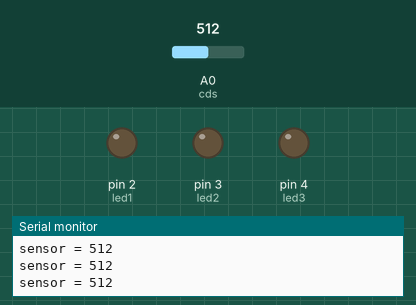
Recording of a sketch running on a simulated Arduino Uno, built with avr-gcc and run on an emulated ATmega328P. On the bench: output pins drawn as LEDs (lit = HIGH), the last lines printed to the serial monitor. The inputs (shaded band) are chosen by the test bench; at power-on: A0 (cds) = 512.

Above: at 1.2 s.
1.3 s: A0 (cds) set to 484
At 2.3 s:
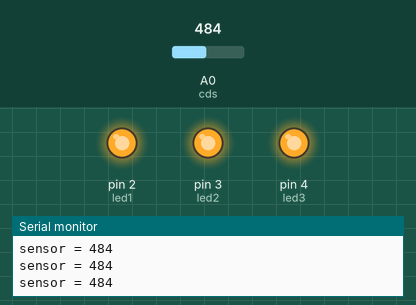
2.8 s: A0 (cds) set to 510
At 3.7 s:
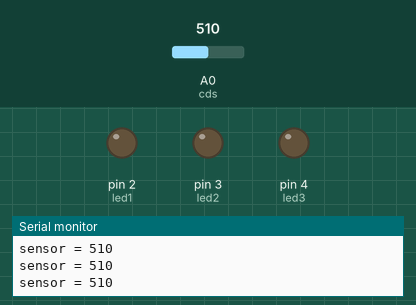
4.3 s: A0 (cds) set to 490
At 5.2 s:
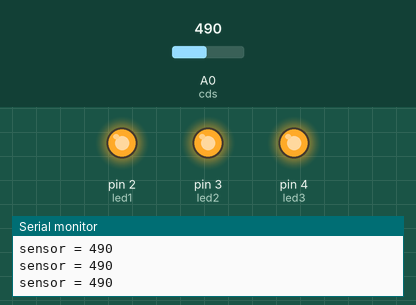
Timing chart, 0 to 7.3 s (numbered marks = the images above; inputs shaded):
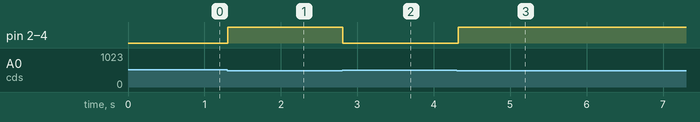

Measured:
- the behaviour switches between 500 and 499 on A0 (cds) (found by bisection; images 0 and 1)
- after the input at 1.3 s, pin 2 (led1), pin 3 (led2), pin 4 (led3): LOW → HIGH at once
- after the input at 2.8 s, pin 2 (led1), pin 3 (led2), pin 4 (led3): HIGH → LOW at once
- after the input at 4.3 s, pin 2 (led1), pin 3 (led2), pin 4 (led3): LOW → HIGH at once

The sketch:

cds_led.ino
```cpp
int cds = A0; // Analog input pin that the potentiometer is attached to
int cdsValue = 0; // value read from the pot
int led1=2;
int led2=3;
int led3=4;
void setup() {
Serial.begin(9600);
  pinMode(2, OUTPUT);
  pinMode(3, OUTPUT);
  pinMode(4, OUTPUT);
}
void loop() {
cdsValue  = analogRead(cds); // read the analog in value:
Serial.print("sensor = "); // print the results to the serial monitor:
Serial.println(cdsValue);
if((cdsValue)<500)
{ digitalWrite(led1,HIGH);
 digitalWrite(led2,HIGH);
 digitalWrite(led3,HIGH);}
else
{ digitalWrite(led1,LOW);
 digitalWrite(led2,LOW);
 digitalWrite(led3,LOW); }
// for the analog-to-digital converter to settle // after the last reading:
delay(20); // wait 2 milliseconds before the next loop
}
```
